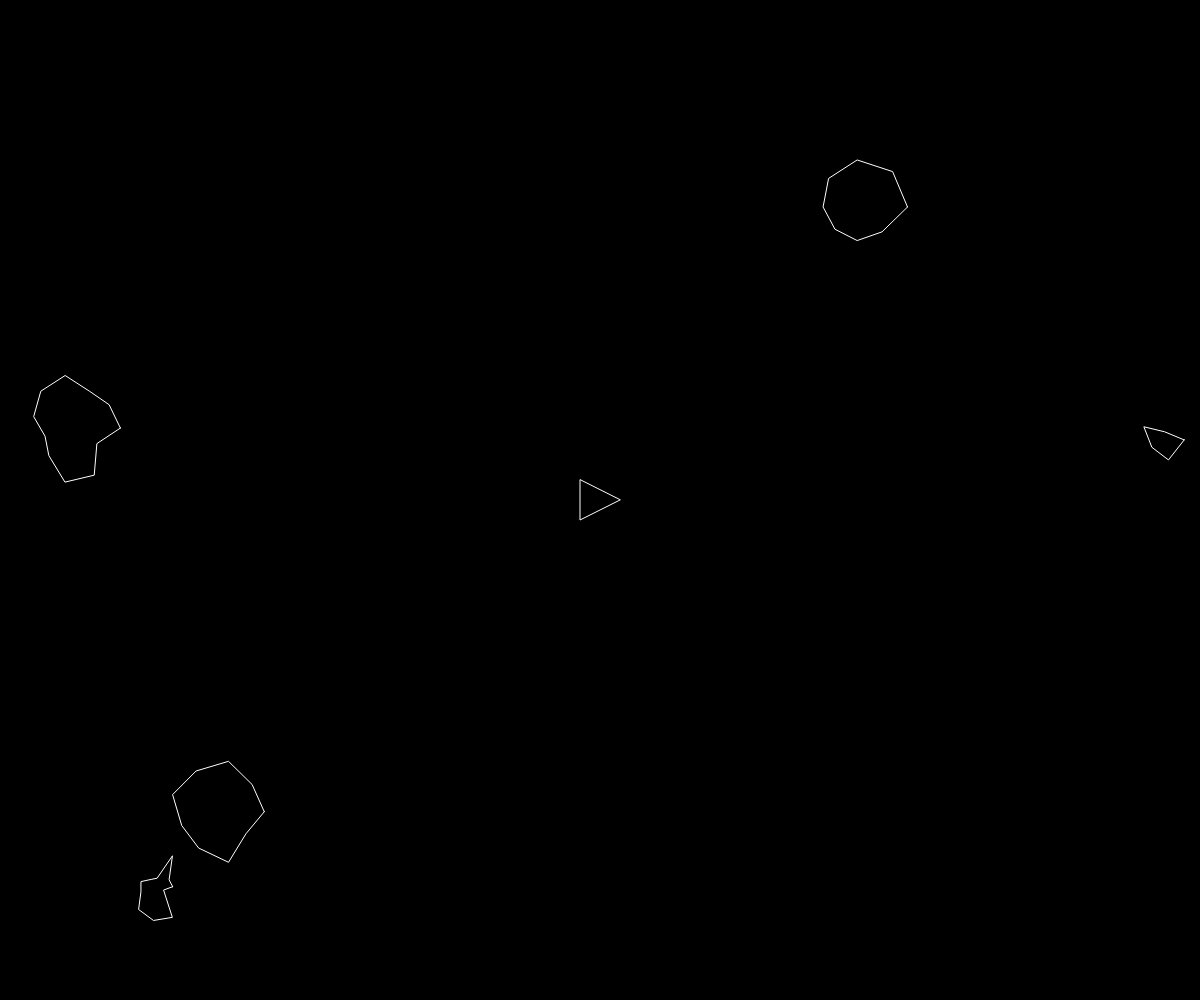
Frame 1 (no input)
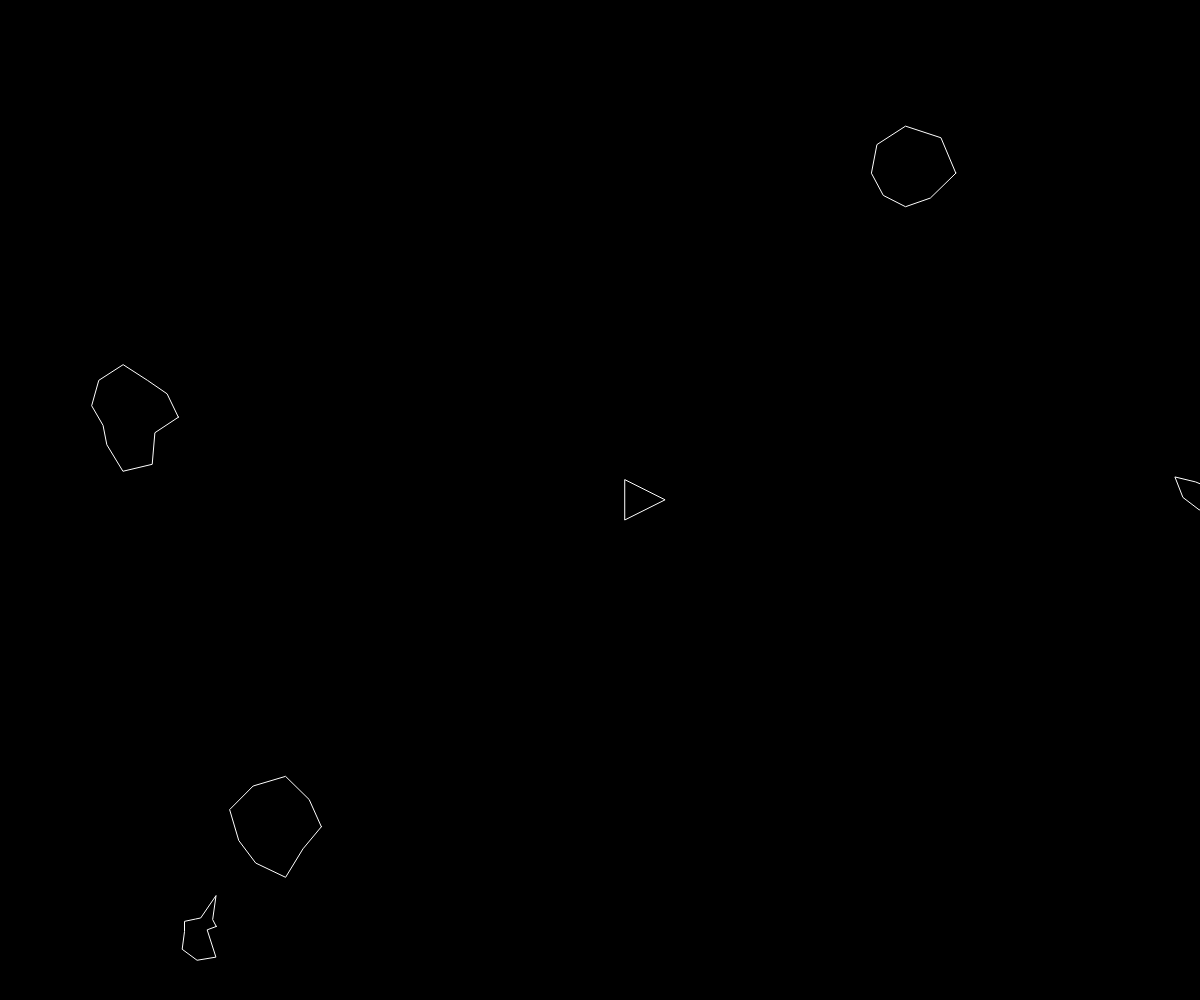
Frame 60 (no input)
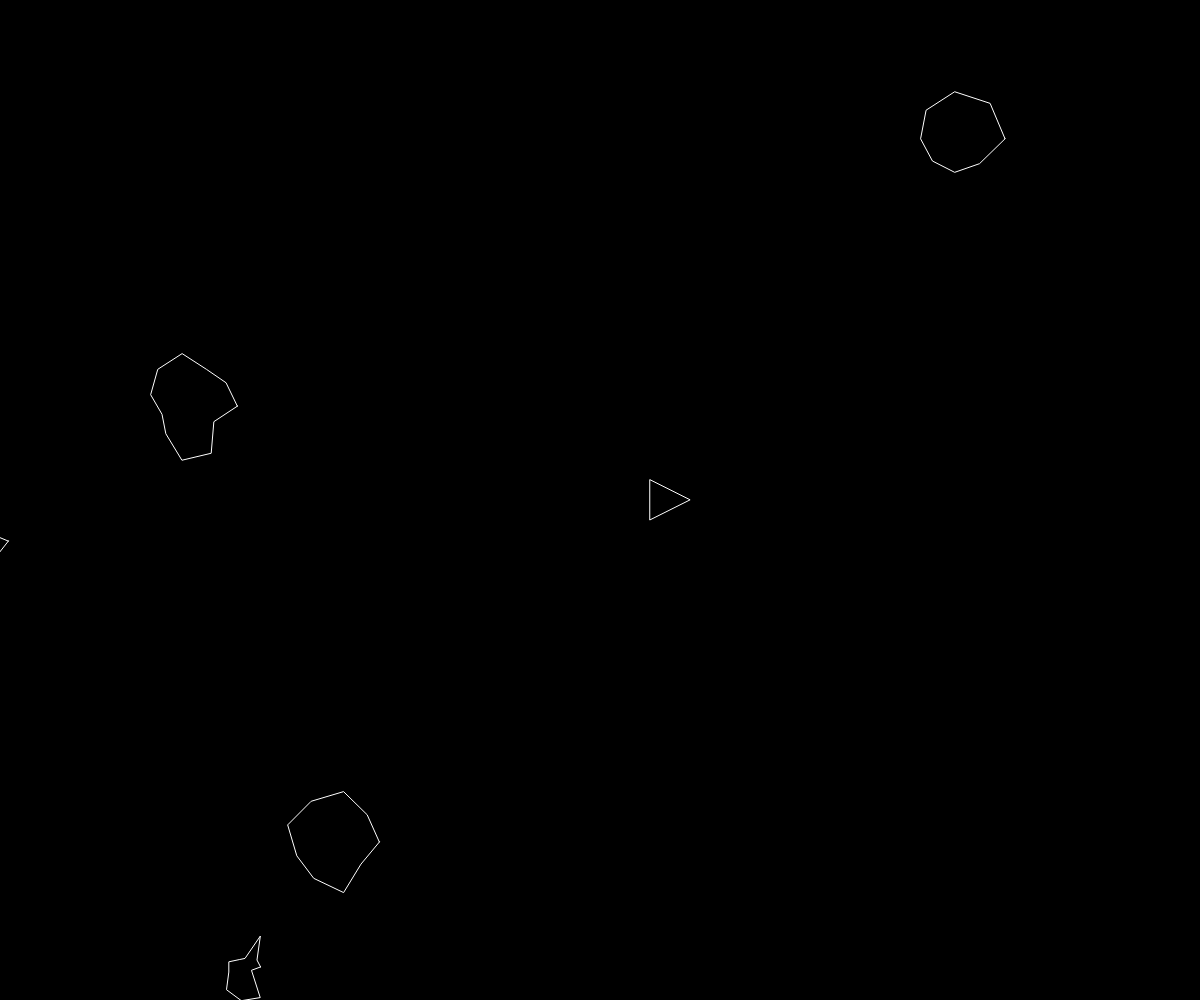
Frame 120 (the mouse pressed at the canvas centre since frame 60)

The p5.js sketch that drew these frames (run headless with seeded random() and noise() and a simulated clock; from frame 60 on, the mouse is pressed at the canvas centre):

// p5.js sketch
// ── sketch.js
let ship
let asteroids = []

function setup() {
    createCanvas(windowWidth, windowHeight)
    ship = new Ship()
    for (let i = 0; i < 5; i++) {
        asteroids.push(new Asteroid())
    }
}

function draw() {
    background(0)

    ship.render()
    ship.turn()
    ship.update()
    ship.edges()

    for (let i = 0; i < asteroids.length; i++) {
        asteroids[i].render()
        asteroids[i].update()
        asteroids[i].edges()
    }
}

function keyReleased() {
    ship.setRotation(0)
    ship.boosting(false)
}

function keyPressed() {
    if (keyCode === RIGHT_ARROW) {
        ship.setRotation(0.1)
    } else if (keyCode === LEFT_ARROW) {
        ship.setRotation(-0.1)
    } else if (keyCode === UP_ARROW) {
        ship.boosting(true)
    }
}

// ── asteroid.js
class Asteroid {
    constructor() {
        this.pos = createVector(random(width), random(height))
        this.vel = p5.Vector.random2D()
        this.r = random(15, 50)
        this.total = floor(random(5, 15))
        this.offset = []

        for (let i = 0; i < this.total; i++) {
            this.offset[i] = random(-15, 15)
        }
    }

    update() {
        this.pos.add(this.vel)
    }

    render() {
        push()
        stroke(255)
        noFill()
        translate(this.pos.x, this.pos.y)
        // ellipse(0, 0, this.r * 2)
        beginShape()
        for (let i = 0; i < this.total; i++) {
            let angle = map(i, 0, this.total, 0, TWO_PI)
            let r = this.r + this.offset[i]
            let x = r * cos(angle)
            let y = r * sin(angle)
            vertex(x, y)
        }
        endShape(CLOSE)
        pop()
    }

    edges() {
        if (this.pos.x > width + this.r) {
            this.pos.x = -this.r
        } else if (this.pos.x < -this.r) {
            this.pos.x = width + this.r
        }

        if (this.pos.y > height + this.r) {
            this.pos.y = -this.r
        } else if (this.pos.y < -this.r) {
            this.pos.y = height + this.r
        }
    }
}

// ── laser.js
class Laser {
    constructor(spos, angle) {
        this.pos = createVector(spos.x, spos.y)
        this.vel = p5.Vector.fromAngle(angle)
        this.vel.mult(10)
    }

    update() {
        this.pos.add(this.vel)
    }

    render() {
        push()
        stroke(255)
        strokeWeight(4)
        point(this.pos.x, this.pos.y)
        pop()
    }

    hits(asteroid) {
        let d = dist(this.pos.x, this.pos.y, asteroid.pos.x, asteroid.pos.y)
        if (d < asteroid.r) {
            return true
        } else {
            return false
        }
    }

    edges() {
        if (this.pos.x > width || this.pos.x < 0) {
            return true
        }

        if (this.pos.y > height || this.pos.y < 0) {
            return true
        }
        return false
    }
}

// ── ship.js
class Ship {
    constructor() {
        this.pos = createVector(width / 2, height / 2)
        this.r = 20
        this.heading = 0
        this.rotation = 0
        this.vel = createVector(1, 0)
        this.isBoosting = false
    }

    update() {
        if (this.isBoosting) {
            this.boost()
        }
        this.pos.add(this.vel)
        this.vel.mult(0.99)
    }

    boosting(b) {
        this.isBoosting = b
    }

    boost() {
        let force = p5.Vector.fromAngle(this.heading)
        force.mult(0.1)
        this.vel.add(force)
    }

    render = function () {
        push()
        translate(this.pos.x, this.pos.y)
        rotate(this.heading + PI / 2)
        noFill()
        stroke(255)
        triangle(-this.r, this.r, this.r, this.r, 0, -this.r)
        pop()
    }

    edges() {
        if (this.pos.x > width + this.r) {
            this.pos.x = -this.r
        } else if (this.pos.x < -this.r) {
            this.pos.x = width + this.r
        }

        if (this.pos.y > height + this.r) {
            this.pos.y = -this.r
        } else if (this.pos.y < -this.r) {
            this.pos.y = height + this.r
        }
    }

    setRotation = function (a) {
        this.rotation = a
    }

    turn = function () {
        this.heading += this.rotation
    }
}
